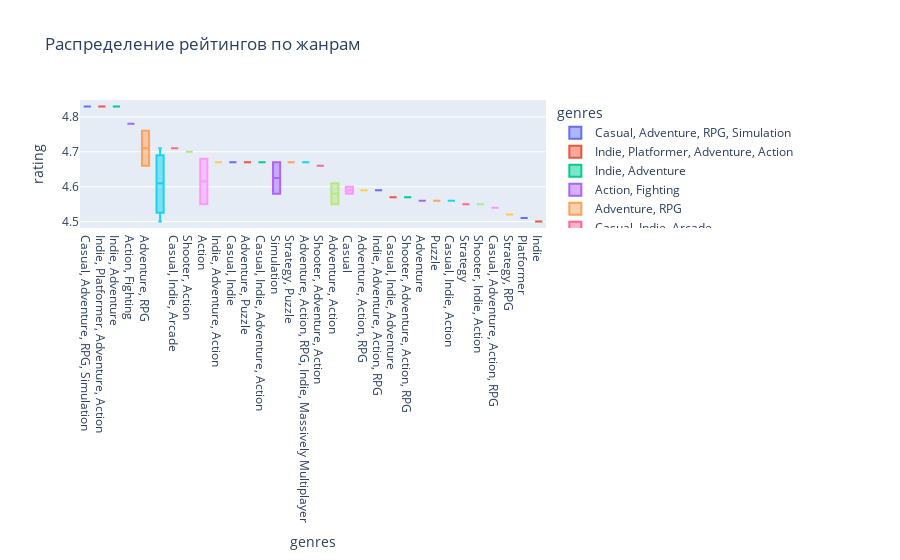

This figure's notebook cell:
### Code cell
fig = px.box(df_analysis, 
             x='genres', 
             y='rating', 
             title='Распределение рейтингов по жанрам',
             color='genres')
fig.show()

### Figure 1 — Plotly figure (JSON) as saved in the notebook; plotly's stock layout.template omitted (floating-point values rounded to 4 significant figures)
{"data": [{"alignmentgroup": "True", "hovertemplate": "genres=%{x}<br>rating=%{y}<extra></extra>", "legendgroup": "Casual, Adventure, RPG, Simulation", "marker": {"color": "#636efa"}, "name": "Casual, Adventure, RPG, Simulation", "notched": false, "offsetgroup": "Casual, Adventure, RPG, Simulation", "orientation": "v", "showlegend": true, "type": "box", "x": ["Casual, Adventure, RPG, Simulation"], "x0": " ", "xaxis": "x", "y": [4.83], "y0": " ", "yaxis": "y"}, {"alignmentgroup": "True", "hovertemplate": "genres=%{x}<br>rating=%{y}<extra></extra>", "legendgroup": "Indie, Platformer, Adventure, Action", "marker": {"color": "#EF553B"}, "name": "Indie, Platformer, Adventure, Action", "notched": false, "offsetgroup": "Indie, Platformer, Adventure, Action", "orientation": "v", "showlegend": true, "type": "box", "x": ["Indie, Platformer, Adventure, Action"], "x0": " ", "xaxis": "x", "y": [4.83], "y0": " ", "yaxis": "y"}, {"alignmentgroup": "True", "hovertemplate": "genres=%{x}<br>rating=%{y}<extra></extra>", "legendgroup": "Indie, Adventure", "marker": {"color": "#00cc96"}, "name": "Indie, Adventure", "notched": false, "offsetgroup": "Indie, Adventure", "orientation": "v", "showlegend": true, "type": "box", "x": ["Indie, Adventure"], "x0": " ", "xaxis": "x", "y": [4.83], "y0": " ", "yaxis": "y"}, {"alignmentgroup": "True", "hovertemplate": "genres=%{x}<br>rating=%{y}<extra></extra>", "legendgroup": "Action, Fighting", "marker": {"color": "#ab63fa"}, "name": "Action, Fighting", "notched": false, "offsetgroup": "Action, Fighting", "orientation": "v", "showlegend": true, "type": "box", "x": ["Action, Fighting"], "x0": " ", "xaxis": "x", "y": [4.78], "y0": " ", "yaxis": "y"}, {"alignmentgroup": "True", "hovertemplate": "genres=%{x}<br>rating=%{y}<extra></extra>", "legendgroup": "Adventure, RPG", "marker": {"color": "#FFA15A"}, "name": "Adventure, RPG", "notched": false, "offsetgroup": "Adventure, RPG", "orientation": "v", "showlegend": true, "type": "box", "x": ["Adventure, RPG", "Adventure, RPG"], "x0": " ", "xaxis": "x", "y": [4.76, 4.66], "y0": " ", "yaxis": "y"}, {"alignmentgroup": "True", "hovertemplate": "genres=%{x}<br>rating=%{y}<extra></extra>", "legendgroup": "", "marker": {"color": "#19d3f3"}, "name": "", "notched": false, "offsetgroup": "", "orientation": "v", "showlegend": false, "type": "box", "x": ["", "", "", ""], "x0": " ", "xaxis": "x", "y": [4.71, 4.67, 4.55, 4.5], "y0": " ", "yaxis": "y"}, {"alignmentgroup": "True", "hovertemplate": "genres=%{x}<br>rating=%{y}<extra></extra>", "legendgroup": "Casual, Indie, Arcade", "marker": {"color": "#FF6692"}, "name": "Casual, Indie, Arcade", "notched": false, "offsetgroup": "Casual, Indie, Arcade", "orientation": "v", "showlegend": true, "type": "box", "x": ["Casual, Indie, Arcade"], "x0": " ", "xaxis": "x", "y": [4.71], "y0": " ", "yaxis": "y"}, {"alignmentgroup": "True", "hovertemplate": "genres=%{x}<br>rating=%{y}<extra></extra>", "legendgroup": "Shooter, Action", "marker": {"color": "#B6E880"}, "name": "Shooter, Action", "notched": false, "offsetgroup": "Shooter, Action", "orientation": "v", "showlegend": true, "type": "box", "x": ["Shooter, Action"], "x0": " ", "xaxis": "x", "y": [4.7], "y0": " ", "yaxis": "y"}, {"alignmentgroup": "True", "hovertemplate": "genres=%{x}<br>rating=%{y}<extra></extra>", "legendgroup": "Action", "marker": {"color": "#FF97FF"}, "name": "Action", "notched": false, "offsetgroup": "Action", "orientation": "v", "showlegend": true, "type": "box", "x": ["Action", "Action"], "x0": " ", "xaxis": "x", "y": [4.68, 4.55], "y0": " ", "yaxis": "y"}, {"alignmentgroup": "True", "hovertemplate": "genres=%{x}<br>rating=%{y}<extra></extra>", "legendgroup": "Indie, Adventure, Action", "marker": {"color": "#FECB52"}, "name": "Indie, Adventure, Action", "notched": false, "offsetgroup": "Indie, Adventure, Action", "orientation": "v", "showlegend": true, "type": "box", "x": ["Indie, Adventure, Action"], "x0": " ", "xaxis": "x", "y": [4.67], "y0": " ", "yaxis": "y"}, {"alignmentgroup": "True", "hovertemplate": "genres=%{x}<br>rating=%{y}<extra></extra>", "legendgroup": "Casual, Indie", "marker": {"color": "#636efa"}, "name": "Casual, Indie", "notched": false, "offsetgroup": "Casual, Indie", "orientation": "v", "showlegend": true, "type": "box", "x": ["Casual, Indie"], "x0": " ", "xaxis": "x", "y": [4.67], "y0": " ", "yaxis": "y"}, {"alignmentgroup": "True", "hovertemplate": "genres=%{x}<br>rating=%{y}<extra></extra>", "legendgroup": "Adventure, Puzzle", "marker": {"color": "#EF553B"}, "name": "Adventure, Puzzle", "notched": false, "offsetgroup": "Adventure, Puzzle", "orientation": "v", "showlegend": true, "type": "box", "x": ["Adventure, Puzzle"], "x0": " ", "xaxis": "x", "y": [4.67], "y0": " ", "yaxis": "y"}, {"alignmentgroup": "True", "hovertemplate": "genres=%{x}<br>rating=%{y}<extra></extra>", "legendgroup": "Casual, Indie, Adventure, Action", "marker": {"color": "#00cc96"}, "name": "Casual, Indie, Adventure, Action", "notched": false, "offsetgroup": "Casual, Indie, Adventure, Action", "orientation": "v", "showlegend": true, "type": "box", "x": ["Casual, Indie, Adventure, Action"], "x0": " ", "xaxis": "x", "y": [4.67], "y0": " ", "yaxis": "y"}, {"alignmentgroup": "True", "hovertemplate": "genres=%{x}<br>rating=%{y}<extra></extra>", "legendgroup": "Simulation", "marker": {"color": "#ab63fa"}, "name": "Simulation", "notched": false, "offsetgroup": "Simulation", "orientation": "v", "showlegend": true, "type": "box", "x": ["Simulation", "Simulation"], "x0": " ", "xaxis": "x", "y": [4.67, 4.58], "y0": " ", "yaxis": "y"}, {"alignmentgroup": "True", "hovertemplate": "genres=%{x}<br>rating=%{y}<extra></extra>", "legendgroup": "Strategy, Puzzle", "marker": {"color": "#FFA15A"}, "name": "Strategy, Puzzle", "notched": false, "offsetgroup": "Strategy, Puzzle", "orientation": "v", "showlegend": true, "type": "box", "x": ["Strategy, Puzzle"], "x0": " ", "xaxis": "x", "y": [4.67], "y0": " ", "yaxis": "y"}, {"alignmentgroup": "True", "hovertemplate": "genres=%{x}<br>rating=%{y}<extra></extra>", "legendgroup": "Adventure, Action, RPG, Indie, Massively Multiplayer", "marker": {"color": "#19d3f3"}, "name": "Adventure, Action, RPG, Indie, Massively Multiplayer", "notched": false, "offsetgroup": "Adventure, Action, RPG, Indie, Massively Multiplayer", "orientation": "v", "showlegend": true, "type": "box", "x": ["Adventure, Action, RPG, Indie, Massively Multiplayer"], "x0": " ", "xaxis": "x", "y": [4.67], "y0": " ", "yaxis": "y"}, {"alignmentgroup": "True", "hovertemplate": "genres=%{x}<br>rating=%{y}<extra></extra>", "legendgroup": "Shooter, Adventure, Action", "marker": {"color": "#FF6692"}, "name": "Shooter, Adventure, Action", "notched": false, "offsetgroup": "Shooter, Adventure, Action", "orientation": "v", "showlegend": true, "type": "box", "x": ["Shooter, Adventure, Action"], "x0": " ", "xaxis": "x", "y": [4.66], "y0": " ", "yaxis": "y"}, {"alignmentgroup": "True", "hovertemplate": "genres=%{x}<br>rating=%{y}<extra></extra>", "legendgroup": "Adventure, Action", "marker": {"color": "#B6E880"}, "name": "Adventure, Action", "notched": false, "offsetgroup": "Adventure, Action", "orientation": "v", "showlegend": true, "type": "box", "x": ["Adventure, Action", "Adventure, Action"], "x0": " ", "xaxis": "x", "y": [4.61, 4.55], "y0": " ", "yaxis": "y"}, {"alignmentgroup": "True", "hovertemplate": "genres=%{x}<br>rating=%{y}<extra></extra>", "legendgroup": "Casual", "marker": {"color": "#FF97FF"}, "name": "Casual", "notched": false, "offsetgroup": "Casual", "orientation": "v", "showlegend": true, "type": "box", "x": ["Casual", "Casual"], "x0": " ", "xaxis": "x", "y": [4.6, 4.58], "y0": " ", "yaxis": "y"}, {"alignmentgroup": "True", "hovertemplate": "genres=%{x}<br>rating=%{y}<extra></extra>", "legendgroup": "Adventure, Action, RPG", "marker": {"color": "#FECB52"}, "name": "Adventure, Action, RPG", "notched": false, "offsetgroup": "Adventure, Action, RPG", "orientation": "v", "showlegend": true, "type": "box", "x": ["Adventure, Action, RPG"], "x0": " ", "xaxis": "x", "y": [4.59], "y0": " ", "yaxis": "y"}, {"alignmentgroup": "True", "hovertemplate": "genres=%{x}<br>rating=%{y}<extra></extra>", "legendgroup": "Indie, Adventure, Action, RPG", "marker": {"color": "#636efa"}, "name": "Indie, Adventure, Action, RPG", "notched": false, "offsetgroup": "Indie, Adventure, Action, RPG", "orientation": "v", "showlegend": true, "type": "box", "x": ["Indie, Adventure, Action, RPG"], "x0": " ", "xaxis": "x", "y": [4.59], "y0": " ", "yaxis": "y"}, {"alignmentgroup": "True", "hovertemplate": "genres=%{x}<br>rating=%{y}<extra></extra>", "legendgroup": "Casual, Indie, Adventure", "marker": {"color": "#EF553B"}, "name": "Casual, Indie, Adventure", "notched": false, "offsetgroup": "Casual, Indie, Adventure", "orientation": "v", "showlegend": true, "type": "box", "x": ["Casual, Indie, Adventure"], "x0": " ", "xaxis": "x", "y": [4.57], "y0": " ", "yaxis": "y"}, {"alignmentgroup": "True", "hovertemplate": "genres=%{x}<br>rating=%{y}<extra></extra>", "legendgroup": "Shooter, Adventure, Action, RPG", "marker": {"color": "#00cc96"}, "name": "Shooter, Adventure, Action, RPG", "notched": false, "offsetgroup": "Shooter, Adventure, Action, RPG", "orientation": "v", "showlegend": true, "type": "box", "x": ["Shooter, Adventure, Action, RPG"], "x0": " ", "xaxis": "x", "y": [4.57], "y0": " ", "yaxis": "y"}, {"alignmentgroup": "True", "hovertemplate": "genres=%{x}<br>rating=%{y}<extra></extra>", "legendgroup": "Adventure", "marker": {"color": "#ab63fa"}, "name": "Adventure", "notched": false, "offsetgroup": "Adventure", "orientation": "v", "showlegend": true, "type": "box", "x": ["Adventure"], "x0": " ", "xaxis": "x", "y": [4.56], "y0": " ", "yaxis": "y"}, {"alignmentgroup": "True", "hovertemplate": "genres=%{x}<br>rating=%{y}<extra></extra>", "legendgroup": "Puzzle", "marker": {"color": "#FFA15A"}, "name": "Puzzle", "notched": false, "offsetgroup": "Puzzle", "orientation": "v", "showlegend": true, "type": "box", "x": ["Puzzle"], "x0": " ", "xaxis": "x", "y": [4.56], "y0": " ", "yaxis": "y"}, {"alignmentgroup": "True", "hovertemplate": "genres=%{x}<br>rating=%{y}<extra></extra>", "legendgroup": "Casual, Indie, Action", "marker": {"color": "#19d3f3"}, "name": "Casual, Indie, Action", "notched": false, "offsetgroup": "Casual, Indie, Action", "orientation": "v", "showlegend": true, "type": "box", "x": ["Casual, Indie, Action"], "x0": " ", "xaxis": "x", "y": [4.56], "y0": " ", "yaxis": "y"}, {"alignmentgroup": "True", "hovertemplate": "genres=%{x}<br>rating=%{y}<extra></extra>", "legendgroup": "Strategy", "marker": {"color": "#FF6692"}, "name": "Strategy", "notched": false, "offsetgroup": "Strategy", "orientation": "v", "showlegend": true, "type": "box", "x": ["Strategy"], "x0": " ", "xaxis": "x", "y": [4.55], "y0": " ", "yaxis": "y"}, {"alignmentgroup": "True", "hovertemplate": "genres=%{x}<br>rating=%{y}<extra></extra>", "legendgroup": "Shooter, Indie, Action", "marker": {"color": "#B6E880"}, "name": "Shooter, Indie, Action", "notched": false, "offsetgroup": "Shooter, Indie, Action", "orientation": "v", "showlegend": true, "type": "box", "x": ["Shooter, Indie, Action"], "x0": " ", "xaxis": "x", "y": [4.55], "y0": " ", "yaxis": "y"}, {"alignmentgroup": "True", "hovertemplate": "genres=%{x}<br>rating=%{y}<extra></extra>", "legendgroup": "Casual, Adventure, Action, RPG", "marker": {"color": "#FF97FF"}, "name": "Casual, Adventure, Action, RPG", "notched": false, "offsetgroup": "Casual, Adventure, Action, RPG", "orientation": "v", "showlegend": true, "type": "box", "x": ["Casual, Adventure, Action, RPG"], "x0": " ", "xaxis": "x", "y": [4.54], "y0": " ", "yaxis": "y"}, {"alignmentgroup": "True", "hovertemplate": "genres=%{x}<br>rating=%{y}<extra></extra>", "legendgroup": "Strategy, RPG", "marker": {"color": "#FECB52"}, "name": "Strategy, RPG", "notched": false, "offsetgroup": "Strategy, RPG", "orientation": "v", "showlegend": true, "type": "box", "x": ["Strategy, RPG"], "x0": " ", "xaxis": "x", "y": [4.52], "y0": " ", "yaxis": "y"}, {"alignmentgroup": "True", "hovertemplate": "genres=%{x}<br>rating=%{y}<extra></extra>", "legendgroup": "Platformer", "marker": {"color": "#636efa"}, "name": "Platformer", "notched": false, "offsetgroup": "Platformer", "orientation": "v", "showlegend": true, "type": "box", "x": ["Platformer"], "x0": " ", "xaxis": "x", "y": [4.51], "y0": " ", "yaxis": "y"}, {"alignmentgroup": "True", "hovertemplate": "genres=%{x}<br>rating=%{y}<extra></extra>", "legendgroup": "Indie", "marker": {"color": "#EF553B"}, "name": "Indie", "notched": false, "offsetgroup": "Indie", "orientation": "v", "showlegend": true, "type": "box", "x": ["Indie"], "x0": " ", "xaxis": "x", "y": [4.5], "y0": " ", "yaxis": "y"}], "layout": {"boxmode": "overlay", "legend": {"title": {"text": "genres"}, "tracegroupgap": 0}, "title": {"text": "Распределение рейтингов по жанрам"}, "xaxis": {"anchor": "y", "categoryarray": ["Casual, Adventure, RPG, Simulation", "Indie, Platformer, Adventure, Action", "Indie, Adventure", "Action, Fighting", "Adventure, RPG", "", "Casual, Indie, Arcade", "Shooter, Action", "Action", "Indie, Adventure, Action", "Casual, Indie", "Adventure, Puzzle", "Casual, Indie, Adventure, Action", "Simulation", "Strategy, Puzzle", "Adventure, Action, RPG, Indie, Massively Multiplayer", "Shooter, Adventure, Action", "Adventure, Action", "Casual", "Adventure, Action, RPG", "Indie, Adventure, Action, RPG", "Casual, Indie, Adventure", "Shooter, Adventure, Action, RPG", "Adventure", "Puzzle", "Casual, Indie, Action", "Strategy", "Shooter, Indie, Action", "Casual, Adventure, Action, RPG", "Strategy, RPG", "Platformer", "Indie"], "categoryorder": "array", "domain": [0, 1], "title": {"text": "genres"}}, "yaxis": {"anchor": "x", "domain": [0, 1], "title": {"text": "rating"}}}}
